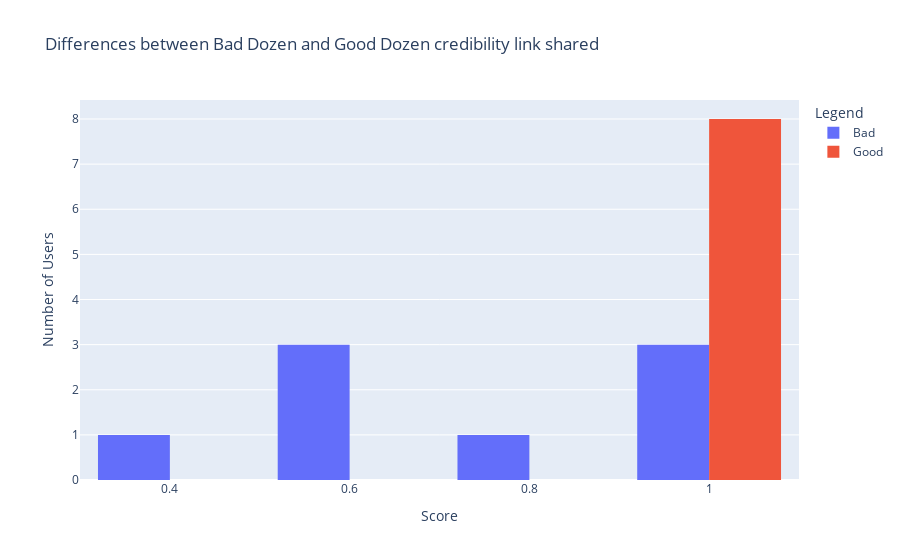

The code cell stored with this chart in its notebook:
### Markdown cell above
# Credibility comparison
<a id="cred_comp"/>

### Code cell
fig = go.Figure()
fig.add_trace(go.Histogram(histfunc="sum", x=x["perc"], name="Bad"))
fig.add_trace(go.Histogram(histfunc="sum", x=y["perc"], name="Good"))
fig.update_layout(
    title="Differences between Bad Dozen and Good Dozen credibility link shared",
    xaxis_title="Score",
    yaxis_title="Number of Users",
    legend_title="Legend")
fig.show()

### Figure 1 — Plotly figure (JSON) as saved in the notebook; plotly's stock layout.template omitted (floating-point values rounded to 4 significant figures)
{"data": [{"histfunc": "sum", "name": "Bad", "type": "histogram", "x": [0.9211, 0.9216, 0.5, 0.9333, 0.4286, 0.6471, 0.8493, 0.6667]}, {"histfunc": "sum", "name": "Good", "type": "histogram", "x": [1, 1, 1, 1, 1, 1, 1, 1]}], "layout": {"legend": {"title": {"text": "Legend"}}, "title": {"text": "Differences between Bad Dozen and Good Dozen credibility link shared"}, "xaxis": {"title": {"text": "Score"}}, "yaxis": {"title": {"text": "Number of Users"}}}}
